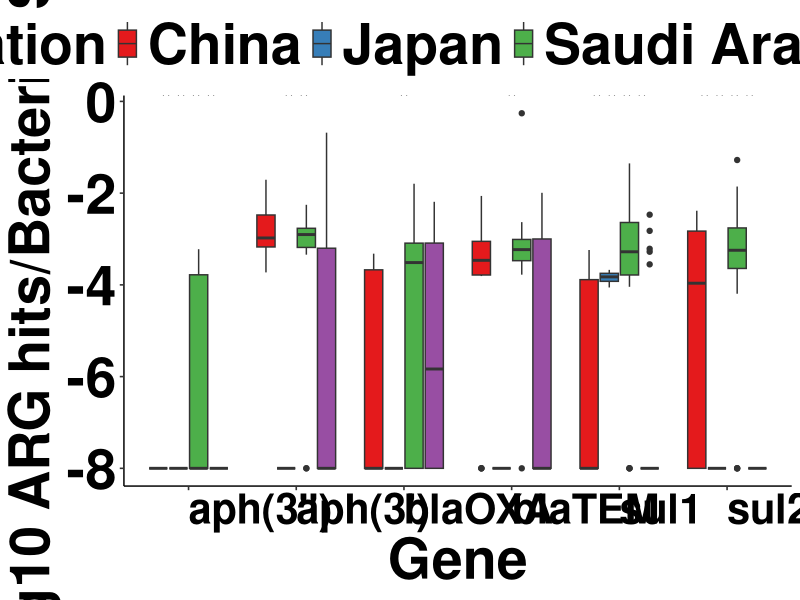
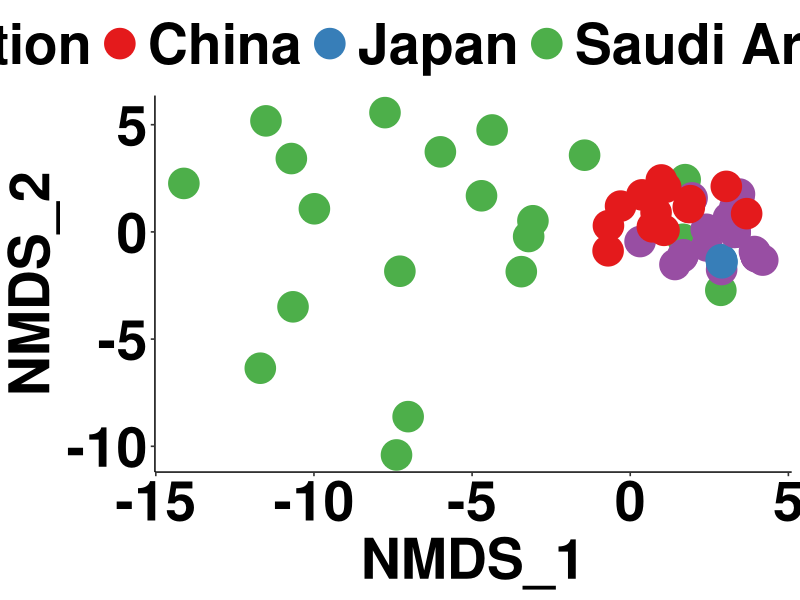

Reproduce these figures in R, in order. (Note: this script raises an error after producing the figures.)
#Load the packages
library (ggplot2)
library (ggpubr)
library (dplyr)
library (tidyr)
library(stringr)
library("vegan")
library(readr)
library(reshape2)
library(RColorBrewer)
library("tibble")
library(lmerTest)
library(lme4)

#Basic Process
ARGenes <- read.delim("ARGs_table.txt", header=TRUE) %>% 
separate (., Resistance.Type.Gene, into=c( "Resistance_Type", "Gene"), sep = ";")%>%
  select( -DSgene) %>% 
  unite (., "united",  Resistance_Type:Gene:Sample, sep = ";") %>%  
aggregate(., Abundance~united, sum) %>% 
separate (., "united", into = c ("Resistance_Type", "Gene", "Sample"), sep = ";") 
ARGTotal_counts = ARGenes%>%select( -Gene, -Resistance_Type) %>% 
 aggregate(., Abundance~Sample, sum)
colnames(ARGTotal_counts) <- c("Sample", "Total_ARGs")
#Include metadata from the different studies
metadata <- read_delim("metadata.csv", ",", escape_double = FALSE, trim_ws = TRUE)
Taxonomy =  read.delim("global.taxonomy.table.txt", header=TRUE, sep = ",")
Bacterial_Taxonomy =  filter(Taxonomy, str_detect(Taxonomy, "Bacteria"))
Bacterial_Taxonomy =Bacterial_Taxonomy %>% gather(key ="Sample", value = "Abundance", -Taxonomy)
#Bacterial Counts
Bcounts = Bacterial_Taxonomy %>% select(Sample, Abundance)  %>% 
  aggregate(., Abundance~Sample, sum)
colnames(Bcounts) <- c("Sample", "Bacterial_Counts")
Fungal_Taxonomy =  filter(Taxonomy, str_detect(Taxonomy, "Fungi")) %>% 
 gather(., key ="Sample", value = "Abundance", -Taxonomy) %>% 
separate (., "Taxonomy", into = c ("Domain", "Kingdom", "Phylum", 
                                   "Class", "Order", "Family", "Genus", "Species"), sep = ";")
Fcounts = Fungal_Taxonomy %>% select(Sample, Abundance) %>% 
 aggregate( ., Abundance~Sample, sum)
colnames(Fcounts) <- c("Sample", "Fungal_Counts")
total_counts = full_join(Fcounts, Bcounts, by="Sample")
total_table = full_join(total_counts, ARGenes, by="Sample") %>% 
 full_join(., metadata, by="Sample") %>% 
filter (., Sequencing %in% c ("Metagenome")) %>% 
 mutate(., RA = (Abundance/Bacterial_Counts)) %>% 
filter (., Abundance > 1)
total_table = unite(total_table, "united", Gene, Location, sep = ",")
total_table = total_table[unsplit(table(total_table$united), total_table$united) > 3, ]
total_table = separate(total_table, "united", into = c("Gene", "Location"), sep = ",")
NMDS_Location = select(total_table, Location, Location_Sample, Gene, RA)
NMDS_Location2 = pivot_wider(NMDS_Location, names_from = Gene, values_from = RA, values_fill = 0.00000001, values_fn = sum)
CategoricalVar. = select(NMDS_Location2, Location, Location_Sample)
gathered = gather(NMDS_Location2, -Location, -Location_Sample, key = Gene, value=RA)
#Figure 1: ARG abundance  of selected ARGs
gathered2 = filter (gathered, Gene %in% c("blaTEM", "aph(3')", "aph(3'')", "sul1", "sul2", "blaOXA"))
ARGboxplot=ggplot(data = gathered2, aes (y=log10(RA), x=Gene, fill=Location ))  + geom_boxplot() + #geom_errorbar(stat = "summary", position = "dodge", width = 1) +
  theme_pubr(legend = c("top")) + scale_fill_brewer(palette = "Set1") +
  theme( axis.text.y = element_text( size=40, face = "bold", colour="black")) +
  theme(axis.text.x = element_text(size = 30, face = "bold", colour="black", angle = 0, hjust = 0)) +
  theme(legend.text = element_text( size=40, face="bold", colour = "black")) + 
  theme( axis.title.y = element_text( size=40, face = "bold", colour="black")) + 
  theme(axis.title.x = element_text(size = 40, face = "bold", colour="black")) +
  theme(legend.title =  element_text( size=40, face="bold", colour = "black"))  + ylab(" log10 ARG hits/Bacterial SSU") + xlab("Gene") + stat_compare_means (method="kruskal", label= "p.signif", size=10)
ARGboxplot

# NMDS ARG profile, Figure 2A
NMDS_Location2 = select(NMDS_Location2, -Location, -Location_Sample)
NMDS_Location2 = log10(NMDS_Location2)
mMDS<-metaMDS(NMDS_Location2, distance="euclidean", k=2, trymax=90)
NMDS_1 <- mMDS$points[,1] 
NMDS_2 <- mMDS$points[,2]
NMDS.plot<-cbind(NMDS_Location2, NMDS_1, NMDS_2, CategoricalVar.)
p<-ggplot(NMDS.plot, aes(NMDS_1, NMDS_2, color=Location))+
  geom_point( size=10) +   theme_pubr() + theme( axis.text.x = element_text( size=40, face = "bold", colour="black"))   +
  theme( axis.text.y = element_text( size=40, face = "bold", colour="black")) + 
  theme(axis.text.x = element_text(size = 40, face = "bold", colour="black")) +
  theme(legend.text = element_text( size=40, face="bold", colour = "black")) + 
  theme(legend.title = element_text(size = 40, face="bold", colour = "black")) +
  theme(axis.title = element_text(size =40, face="bold")) + 
  theme(plot.title = element_text(size=10, face="bold", hjust = 0.5)) +
  theme(axis.title.x = element_text(size=10, face="bold")) +
  theme(axis.title.x =  element_text(size = 40, face = "bold", colour="black"))  + scale_colour_brewer (palette = "Set1")
p

#PERMANOVA tests for FIGURE 2A
dist <- vegdist(NMDS_Location2, method='euclidean')
Comparison.div<-adonis2(dist~CategoricalVar.$Location, data=NMDS_Location2, permutations = 999999, method="euclidean")
Comparison.div

gathered2 = gathered
gathered2$RA = log10(gathered2$RA)
#Mean values
mean_location = dcast(gathered2, Gene~Location, value.var = "RA", mean)
#SD values
sd_location = dcast(gathered2, Gene~Location, value.var = "RA", sd)

#Select grouping based on Bacterial Orders
Taxonomy =  read.delim("global.taxonomy.table.txt", header=TRUE, sep = ",")
Bacterial_Taxonomy =  filter(Taxonomy, str_detect(Taxonomy, "Bacteria"))
Bacterial_Taxonomy =Bacterial_Taxonomy %>% gather(key ="Sample", value = "Abundance", -Taxonomy)
#Bacterial Counts
Bacterial_Orders =   Bacterial_Taxonomy%>% separate(., Taxonomy, into=c("Kingdom", 
                                                                        "Phylum",
                                                                        "Class", 
                                                                        "Order", 
                                                                        "Family",
                                                                        "Genus", 
                                                                        "Species"), sep=";")%>% 
unite ( "Order", Kingdom:Order, sep = ";") %>%
dcast (., Order~Sample, value.var = "Abundance", sum )  %>%
 gather (., -Order, key=Sample, value=Abundance_Bacteria)

total_counts = full_join(Bacterial_Orders, Bcounts, by="Sample")
total_table = full_join(total_counts, metadata, by="Sample") %>%
 filter (., Sequencing %in% c ("Metagenome")) %>%
mutate(., RA = ((Abundance_Bacteria)/Bacterial_Counts )*100) %>%
 unite(., "united", Order, Location, sep =",") %>%
 filter (., Abundance_Bacteria > 1)
total_table = total_table[unsplit(table(total_table$united), total_table$united) > 3, ]
total_table = separate(total_table, "united", into = c("Order", "Location"), sep = ",")

#Figure 2B. NMDS with Bacterial Abundance over different countries
NMDS_Location = select(total_table, Location, Location_Sample, Order, RA)
NMDS_Location2 = pivot_wider(NMDS_Location, names_from = Order, values_from = RA, values_fill = 0, values_fn = sum)
CategoricalVar. = select(NMDS_Location2, Location, Location_Sample)
gathered = gather(NMDS_Location2, -Location, -Location_Sample, key = Order, value=RA)
NMDS_Location2 = select(NMDS_Location2, -Location, -Location_Sample)
NMDS_Location2 = log10(NMDS_Location2+10^-8)+8
NMDS_Location2 = na.omit(NMDS_Location2)
mMDS3<-metaMDS(NMDS_Location2, distance="bray", k=2, trymax=35)
NMDS_1 <- mMDS3$points[,1] 
NMDS_2 <- mMDS3$points[,2]
NMDS.plot<-cbind(NMDS_Location2, NMDS_1, NMDS_2, CategoricalVar.)
NMDS.plot$Location = factor(NMDS.plot$Location, c("China", "Japan", "Saudi Arabia", "USA", "Germany"))
p<-ggplot(NMDS.plot, aes(NMDS_1, NMDS_2, color=Location))+
  geom_point( size=10) +   theme_pubr() + theme( axis.text.x = element_text( size=40, face = "bold", colour="black"))   +
  theme( axis.text.y = element_text( size=40, face = "bold", colour="black")) + 
  theme(axis.text.x = element_text(size = 40, face = "bold", colour="black")) +
  theme(legend.text = element_text( size=40, face="bold", colour = "black")) + 
  theme(legend.title = element_text(size = 40, face="bold", colour = "black")) +
  theme(axis.title = element_text(size =40, face="bold")) + 
  theme(plot.title = element_text(size=10, face="bold", hjust = 0.5)) +
  theme(axis.title.x = element_text(size=10, face="bold")) +
  theme(axis.title.x =  element_text(size = 40, face = "bold", colour="black"))  + scale_colour_brewer (palette = "Set1")
p

dist <- vegdist(NMDS_Location2, method='bray')
#PERMANOVA Test
Comparison.div<-adonis2(dist~CategoricalVar.$Location, data=NMDS_Location2, permutations = 99999, method="bray")
Comparison.div

Bacterial_Taxonomy =  filter(Taxonomy, str_detect(Taxonomy, "Bacteria"))
Bacterial_Taxonomy =Bacterial_Taxonomy%>% gather(key ="Sample", value = "Abundance", -Taxonomy)
Bcounts = Bacterial_Taxonomy %>% select(Sample, Abundance)
Bcounts =  aggregate( data=Bcounts, Abundance~Sample, sum)
colnames(Bcounts) <- c("Sample", "Bacterial_Counts")

# Mantel and Procrustes Tests/Figure 2C
ARGenes <- read.delim("ARGs_table.txt", header=TRUE)
ARGenes =   ARGenes%>% separate (Resistance.Type.Gene, into=c( "Resistance_Type", "Gene"), sep = ";")
ARGenes = ARGenes%>%select( -DSgene)
ARGenes =   ARGenes%>% unite ( "united",  Resistance_Type:Gene:Sample, sep = ";") 
ARGenes =  aggregate( data=ARGenes, Abundance~united, sum)
ARGenes =   ARGenes%>% separate ( "united", into = c ("Resistance_Type", "Gene", "Sample"), sep = ";") 
ARGTotal_counts = ARGenes%>%select( -Gene, -Resistance_Type)
ARGTotal_counts =  aggregate( data=ARGTotal_counts, Abundance~Sample, sum)
colnames(ARGTotal_counts) <- c("Sample", "Total_ARGs")
metadata <- read_delim("metadata.csv", ",", escape_double = FALSE, trim_ws = TRUE)
Taxonomy =  read.delim("global.taxonomy.table.txt", header=TRUE, sep = ",")
Bacterial_Taxonomy =  filter(Taxonomy, str_detect(Taxonomy, "Bacteria"))
Bacterial_Taxonomy =Bacterial_Taxonomy %>% gather(key ="Sample", value = "Abundance", -Taxonomy)
Bcounts = Bacterial_Taxonomy %>% select(Sample, Abundance)
Bcounts =  aggregate( data=Bcounts, Abundance~Sample, sum)
colnames(Bcounts) <- c("Sample", "Bacterial_Counts")
Fungal_Taxonomy =  filter(Taxonomy, str_detect(Taxonomy, "Fungi"))
Fungal_Taxonomy =Fungal_Taxonomy%>% gather(key ="Sample", value = "Abundance", -Taxonomy)
Fungal_Taxonomy =   Fungal_Taxonomy%>% separate ( "Taxonomy", into = c ("Domain", "Kingdom", "Phylum", "Class", "Order", "Family", "Genus", "Species"), sep = ";") 
Fcounts = Fungal_Taxonomy %>% select(Sample, Abundance)
Fcounts =  aggregate( data=Fcounts, Abundance~Sample, sum)
metadata <- read_delim("metadata.csv", ",", escape_double = FALSE, trim_ws = TRUE)
colnames(Fcounts) <- c("Sample", "Fungal_Counts")
total_counts = full_join(Fcounts, Bcounts, by="Sample")
total_table = full_join(total_counts, ARGenes, by="Sample")
total_table = full_join(total_table, metadata, by="Sample")
total_table = filter (total_table, Sequencing %in% c ("Metagenome"))
total_table = na.omit(total_table)
total_table = mutate(total_table, RA = (Abundance/Bacterial_Counts))
total_table = filter (total_table, Abundance > 1)
total_table = unite(total_table, "united", Gene, Location, sep = ",")
total_table = total_table[unsplit(table(total_table$united), total_table$united) > 3, ]
total_table = separate(total_table, "united", into = c("Gene", "Location"), sep = ",")

NMDS_Location = select(total_table, Location, Location_Sample, Gene, Sample, RA)
NMDS_Location2 = pivot_wider(NMDS_Location, names_from = Gene, values_from = RA, values_fill = 0.00000001, values_fn = sum)
CategoricalVar. = select(NMDS_Location2, Location, Location_Sample )
gathered = gather(NMDS_Location2, -Location, -Location_Sample, key = Gene, value=RA)
NMDS_Location2ARG = select(NMDS_Location2, -Location, -Location_Sample)
#NMDS_Location2ARG = log10(NMDS_Location2)

Bacterial_Taxonomy =  filter(Taxonomy, str_detect(Taxonomy, "Bacteria"))
Bacterial_Taxonomy =Bacterial_Taxonomy%>% gather(key ="Sample", value = "Abundance", -Taxonomy)
Bacterial_Taxonomy =   Bacterial_Taxonomy%>% separate ( "Taxonomy", into = c ("Kingdom", "Phylum", "Class", "Order", "Family", "Genus", "Species" ), sep = ";") 
Bcounts = Bacterial_Taxonomy %>% select(Sample, Abundance)
Bcounts =  aggregate( data=Bcounts, Abundance~Sample, sum)
colnames(Bcounts) <- c("Sample", "Bacterial_Counts")
Bacterial_Orders =   Bacterial_Taxonomy%>% unite ( "Order", Kingdom:Order, sep = ";") 

Bacterial_Orders =    dcast (Bacterial_Orders, Order~Sample, value.var = "Abundance", sum ) 
Bacterial_Orders = gather (Bacterial_Orders, -Order, key=Sample, value=Abundance_Bacteria)

metadata <- read_delim("metadata.csv", ",", escape_double = FALSE, trim_ws = TRUE)
total_counts = full_join(Bacterial_Orders, Bcounts, by="Sample")
total_table = full_join(total_counts, metadata, by="Sample")
total_table = filter (total_table, Sequencing %in% c ("Metagenome"))
total_table = mutate(total_table, RA = ((Abundance_Bacteria)/Bacterial_Counts )*100)
total_table = unite(total_table, "united", Order, Location, sep =",")
total_table = filter (total_table, Abundance_Bacteria > 1)
total_table = total_table[unsplit(table(total_table$united), total_table$united) > 3, ]
total_table = separate(total_table, "united", into = c("Order", "Location"), sep = ",")
NMDS_Location = select(total_table, Location, Sample, Location_Sample, Order, RA)
NMDS_Location2 = pivot_wider(NMDS_Location, names_from = Order, values_from = RA, values_fill = 0, values_fn = sum)
CategoricalVar. = select(NMDS_Location2, Location, Location_Sample)
gathered = gather(NMDS_Location2, -Location, -Location_Sample, key = Order, value=RA)
NMDS_Location2 = select(NMDS_Location2, -Location, -Location_Sample)
#NMDS_Location2 = log10(NMDS_Location2) + 8
NMDS_Location2Bact = na.omit(NMDS_Location2)
joined = full_join(NMDS_Location2ARG, NMDS_Location2Bact,  by="Sample")
joined = na.omit(joined
)
bact_abund = joined[, 26:ncol(joined)]
arg_abund =   joined[, 2:25]
arg_abund = log10(arg_abund + 8)
dist.abund = vegdist(bact_abund, method = "bray")
dist.abund2 = vegdist(arg_abund, method = "euclidean")
abund_geo  = mantel(dist.abund, dist.abund2, method = "spearman", permutations = 999, na.rm = TRUE)
abund_geo
abund_geo2  = protest(dist.abund, dist.abund2, method = "spearman", permutations = 999, na.rm = TRUE)
abund_geo2  
pro.test <- procrustes(dist.abund,dist.abund2)

#PROCRUSTES plot 
ctest <- data.frame(rda1=pro.test$Yrot[,1],
                    rda2=pro.test$Yrot[,2],xrda1=pro.test$X[,1],
                    xrda2=pro.test$X[,2])

ggplot(ctest) +
  geom_point(aes(x=xrda1, y=xrda2), size=8, colour="skyblue") +
  geom_point(aes(x=rda1, y=rda2), size=8, colour="darkred") +
  geom_segment(aes(x=xrda1,y=xrda2,xend=rda1,yend=rda2),arrow=arrow(length=unit(0.2,"cm")))


#ARG correlations with Fungal/Bacterial ratio; Fig. 1 
ARGenes <- read.delim("ARGs_table.txt", header=TRUE)
ARGenes =   ARGenes%>% separate (Resistance.Type.Gene, into=c( "Resistance_Type", "Gene"), sep = ";")
ARGenes = ARGenes%>%select( -DSgene)
ARGenes =   ARGenes%>% unite ( "united",  Resistance_Type:Gene:Sample, sep = ";") 
ARGenes =  aggregate( data=ARGenes, Abundance~united, sum)
ARGenes =   ARGenes%>% separate ( "united", into = c ("Resistance_Type", "Gene", "Sample"), sep = ";") 
Taxonomy =  read.delim("global.taxonomy.table.txt", header=TRUE, sep = ",")
Bacterial_Taxonomy =  filter(Taxonomy, str_detect(Taxonomy, "Bacteria"))
Bacterial_Taxonomy =Bacterial_Taxonomy%>% gather(key ="Sample", value = "Abundance", -Taxonomy)
Bacterial_Taxonomy =   Bacterial_Taxonomy%>% separate ( "Taxonomy", into = c ("Kingdom", "Phylum", "Class", "Order", "Family", "Genus", "Species"), sep = ";") 
Bcounts = Bacterial_Taxonomy %>% select(Sample, Abundance)
Bcounts =  aggregate( data=Bcounts, Abundance~Sample, sum)
colnames(Bcounts) <- c("Sample", "Bacterial_Counts")
Fungal_Taxonomy =  filter(Taxonomy, str_detect(Taxonomy, c("Fungi")))
Fungal_Taxonomy =Fungal_Taxonomy%>% gather(key ="Sample", value = "Abundance", -Taxonomy)
Fungal_Taxonomy =   Fungal_Taxonomy%>% separate ( "Taxonomy", into = c ("Domain", "Kingdom", "Phylum", "Class", "Order", "Family", "Genus", "Species"), sep = ";") 
Fcounts = Fungal_Taxonomy %>% select(Sample, Abundance)
Fcounts =  aggregate( data=Fcounts, Abundance~Sample, sum)
metadata <- read_delim("metadata.csv", ",", escape_double = FALSE, trim_ws = TRUE)
colnames(Fcounts) <- c("Sample", "Fungal_Counts")
total_counts = full_join(Fcounts, Bcounts, by="Sample")
total_table = full_join(total_counts, ARGenes, by="Sample")
total_table = full_join(total_table, metadata, by="Sample")
total_table = filter (total_table, Sequencing %in% c ("Metagenome"))
total_table = filter (total_table, Gene %in% c ("blaTEM", "aph(3')", "aph(3'')", "sul1", "sul2", "blaOXA"))
total_table = mutate(total_table, RA = ((Abundance)/Bacterial_Counts ))
total_table = mutate(total_table, RAFungi = ((Fungal_Counts)/Bacterial_Counts ))
total_table = filter (total_table, Fungal_Counts > 1)
total_table = filter (total_table, Abundance > 1)

total_table$RAFungi = log10(total_table$RAFungi )
total_table$RA = log10(total_table$RA )

#Figure 3 Fungal/bacterial SSUs against ARGs
plot_fu = ggscatter( data = total_table, y="RA", x="RAFungi", add = "reg.line", conf.int = FALSE, size = 4, color = "royalblue4", add.params = list (color = "royalblue4", fill = "#c8d4e3" ))  + 
  stat_cor(method = "spearman", size=10)  + 
  xlab("log10 Fungal SSU hits/Total Bacterial SSU hits") + ylab("log10 ARG hits/Total Bacterial SSU hits")  + theme( axis.text.y = element_text( size=25, face = "bold", colour="black")) + theme(axis.text.x = element_text(size = 25, face = "bold", colour="black")) +
  theme(legend.text = element_text( size=25, face="bold", colour = "black")) + theme( axis.title.y = element_text( size=25, face = "bold", colour="black")) + theme(axis.title.x = element_text(size = 25, face = "bold", colour="black")) +
  theme(legend.title =  element_text( size=25, face="bold", colour = "black")) +
  facet_wrap(~Gene, ncol = 3) + theme(strip.text = element_text(size=15,  face="bold", colour = "white")) + theme( strip.background = element_rect( fill="skyblue4"))
plot_fu
#Select original_study for performing a mixed effect model: (ARG_Relative_Abundance~Fungal/Bacterial_SSU + (1|Original_Study))

library(stringr)
library(lme4)
library(lmerTest)
library(lmtest)

total_table$Original_Study= str_sub(total_table$Sample, end=-3)

mixed_effect_blatem = lmer(data=total_table%>%filter(., Gene=="blaTEM"), RA~RAFungi+(1|Original_Study))
anova(mixed_effect_blatem)
qqnorm(resid(mixed_effect_blatem))
qqline(resid(mixed_effect_blatem))
shapiro.test(resid(mixed_effect_blatem))

mixed_effect_blaOXA = lmer(data=total_table%>%filter(., Gene=="blaOXA"), RA~RAFungi+(1|Original_Study))
anova(mixed_effect_blaOXA)
qqnorm(resid(mixed_effect_blaOXA))
qqline(resid(mixed_effect_blaOXA))
shapiro.test(resid(mixed_effect_blaOXA))


#Figure S3 Actinobacteria to Fungal/Bacterial SSU 
ARGenes <- read.delim("ARGs_table.txt", header=TRUE)
ARGenes =   ARGenes%>% separate (Resistance.Type.Gene, into=c( "Resistance_Type", "Gene"), sep = ";")
ARGenes = ARGenes%>%select( -DSgene)
ARGenes =   ARGenes%>% unite ( "united",  Resistance_Type:Gene:Sample, sep = ";") 
ARGenes =  aggregate( data=ARGenes, Abundance~united, sum)
ARGenes =   ARGenes%>% separate ( "united", into = c ("Resistance_Type", "Gene", "Sample"), sep = ";") 
Taxonomy =  read.delim("global.taxonomy.table.txt", header=TRUE, sep = ",")
Bacterial_Taxonomy =  filter(Taxonomy, str_detect(Taxonomy, "Bacteria"))
Bacterial_Taxonomy =Bacterial_Taxonomy%>% gather(key ="Sample", value = "Abundance", -Taxonomy)
Bacterial_Taxonomy =   Bacterial_Taxonomy%>% separate ( "Taxonomy", into = c ("Kingdom", "Phylum", "Class", "Order", "Family", "Genus", "Species"), sep = ";") 
Bcounts = Bacterial_Taxonomy %>% select(Sample, Abundance)
Bcounts =  aggregate( data=Bcounts, Abundance~Sample, sum)
colnames(Bcounts) <- c("Sample", "Bacterial_Counts")
Act_Taxonomy =  filter(Taxonomy, str_detect(Taxonomy, c("Actinobacteria")))
Act_Taxonomy =Act_Taxonomy%>% gather(key ="Sample", value = "Abundance", -Taxonomy)
Act_Taxonomy =   Act_Taxonomy%>% separate ( "Taxonomy", into = c ("Domain", "Kingdom", "Phylum", "Class", "Order", "Family", "Genus", "Species"), sep = ";") 
ActCounts = Act_Taxonomy %>% select(Sample, Abundance)
ActCounts =  aggregate( data=ActCounts, Abundance~Sample, sum)
metadata <- read_delim("metadata.csv", ",", escape_double = FALSE, trim_ws = TRUE)
colnames(ActCounts) <- c("Sample", "Act_Counts")
total_counts = full_join(ActCounts, Bcounts, by="Sample")
total_table = full_join(total_counts, ARGenes, by="Sample")
total_table = full_join(total_table, metadata, by="Sample")
total_table = filter (total_table, Sequencing %in% c ("Metagenome"))
total_table = filter (total_table, Gene %in% c ("blaTEM", "aph(3')", "aph(3'')", "sul1", "sul2", "blaOXA"))
total_table = mutate(total_table, RA = ((Abundance)/Bacterial_Counts ))
total_table = mutate(total_table, RAFungi = ((Act_Counts)/Bacterial_Counts ))
total_table = filter (total_table, Act_Counts > 1)
total_table = filter (total_table, Abundance > 1)
total_table$RAFungi = log10(total_table$RAFungi )
total_table$RA = log10(total_table$RA )

#Correlations of Actinobacteria with ARGs
plot_act = ggscatter( data = total_table, y="RA", x="RAFungi", add = "reg.line", conf.int = FALSE, size = 4, color = "royalblue4", add.params = list (color = "royalblue4", fill = "#c8d4e3" ))  + 
  stat_cor(method = "spearman", size=10)  + 
  xlab("log10 Actinobacteria SSU hits/Total Bacterial SSU rRNA hits") + ylab("log10 ARG hits/Total Bacterial SSU hits")  + theme( axis.text.y = element_text( size=25, face = "bold", colour="black")) + theme(axis.text.x = element_text(size = 25, face = "bold", colour="black")) +
  theme(legend.text = element_text( size=25, face="bold", colour = "black")) + theme( axis.title.y = element_text( size=25, face = "bold", colour="black")) + theme(axis.title.x = element_text(size = 25, face = "bold", colour="black")) +
  theme(legend.title =  element_text( size=25, face="bold", colour = "black")) +
  facet_wrap(~Gene, ncol = 3) + theme(strip.text = element_text(size=15,  face="bold", colour = "white")) + theme( strip.background = element_rect( fill="skyblue4"))
plot_act


#Co-occurence network Figure S4
ARGenes <- read.delim("ARGs_table.txt", header=TRUE)
ARGenes =   ARGenes%>% separate (Resistance.Type.Gene, into=c( "Resistance_Type", "Gene"), sep = ";")
ARGenes = ARGenes%>%select( -DSgene)
ARGenes =   ARGenes%>% unite ( "united",  Resistance_Type:Gene:Sample, sep = ";") 
ARGenes =  aggregate( data=ARGenes, Abundance~united, sum)
ARGenes =   ARGenes%>% separate ( "united", into = c ("Resistance_Type", "Gene", "Sample"), sep = ";") 
ARGTotal_counts = ARGenes%>%select( -Gene, -Resistance_Type)
ARGTotal_counts =  aggregate( data=ARGTotal_counts, Abundance~Sample, sum)
colnames(ARGTotal_counts) <- c("Sample", "Total_ARGs")
metadata <- read_delim("metadata.csv", ",", escape_double = FALSE, trim_ws = TRUE)

Taxonomy =  read.delim("global.taxonomy.table.txt", header=TRUE, sep = ",")
Bacterial_Taxonomy =  filter(Taxonomy, str_detect(Taxonomy, "Bacteria"))
Bacterial_Taxonomy =Bacterial_Taxonomy %>% gather(key ="Sample", value = "Abundance", -Taxonomy)
Bcounts = Bacterial_Taxonomy %>% select(Sample, Abundance)
Bcounts =  aggregate( data=Bcounts, Abundance~Sample, sum)
colnames(Bcounts) <- c("Sample", "Bacterial_Counts")
metadata <- read_delim("metadata.csv", ",", escape_double = FALSE, trim_ws = TRUE)
colnames(Fcounts) <- c("Sample", "Fungal_Counts")
total_table = full_join(Bcounts, ARGenes, by="Sample")
total_table = full_join(total_table, metadata, by="Sample")
total_table = filter (total_table, Sequencing %in% c ("Metagenome"))
total_table = mutate(total_table, RA = (Abundance/Bacterial_Counts))
total_table = filter (total_table, Abundance > 1)
total_table = unite(total_table, "united", Gene, Location, sep = ",")
total_table = separate(total_table, "united", into = c("Gene", "Location"), sep = ",")
NMDS_Location = select(total_table, Location, Location_Sample, Gene, Sample, RA)
NMDS_Location2 = pivot_wider(NMDS_Location, names_from = Gene, values_from = RA, values_fill = 0, values_fn = sum)
CategoricalVar. = select(NMDS_Location2, Location, Location_Sample )
gathered = gather(NMDS_Location2, -Location, -Location_Sample, key = Gene, value=RA)
NMDS_Location2ARG = select(NMDS_Location2, -Location, -Location_Sample)
Taxonomy =  read.delim("global.taxonomy.table.txt", header=TRUE, sep = ",")
Bacterial_Taxonomy =  filter(Taxonomy, str_detect(Taxonomy, "Bacteria"))
Bacterial_Taxonomy =Bacterial_Taxonomy%>% gather(key ="Sample", value = "Abundance", -Taxonomy)
Bacterial_Taxonomy =   Bacterial_Taxonomy%>% separate ( "Taxonomy", into = c ("Kingdom", "Phylum", "Class", "Order", "Family", "Genus", "Species" ), sep = ";") 
Bcounts = Bacterial_Taxonomy %>% select(Sample, Abundance)
Bcounts =  aggregate( data=Bcounts, Abundance~Sample, sum)
colnames(Bcounts) <- c("Sample", "Bacterial_Counts")
Bacterial_Orders =    dcast (Bacterial_Taxonomy, Phylum+Class+Order~Sample, value.var = "Abundance", sum ) 
Bacterial_Orders = gather (Bacterial_Orders, -Phylum,-Class,-Order, key=Sample, value=Abundance_Bacteria)
metadata <- read_delim("metadata.csv", ",", escape_double = FALSE, trim_ws = TRUE)
total_counts = full_join(Bacterial_Orders, Bcounts, by="Sample")
total_table = full_join(total_counts, metadata, by="Sample")
total_table = filter (total_table, Sequencing %in% c ("Metagenome"))
total_table = mutate(total_table, RA = ((Abundance_Bacteria)/Bacterial_Counts )*100)
total_table = filter (total_table, Abundance_Bacteria > 1)
total_table = total_table[unsplit(table(total_table$Order), total_table$Order) > 10, ]
NMDS_Location = select(total_table, Location, Sample, Location_Sample, Order, RA)
NMDS_Location$Order[NMDS_Location$Order==""] <- "Unclassified Bacteria"
NMDS_Location2 = pivot_wider(NMDS_Location, names_from = Order, values_from = RA, values_fill = 0, values_fn = sum)

NMDS_Location2 = select(NMDS_Location2, -Location, -Location_Sample)
NMDS_Location2Bact = na.omit(NMDS_Location2)

Taxonomy =  read.delim("global.taxonomy.table.txt", header=TRUE, sep = ",")
Bacterial_Taxonomy =  filter(Taxonomy, str_detect(Taxonomy, "Bacteria"))
Bacterial_Taxonomy =Bacterial_Taxonomy%>% gather(key ="Sample", value = "Abundance", -Taxonomy)
Bacterial_Taxonomy =   Bacterial_Taxonomy%>% separate ( "Taxonomy", into = c ("Kingdom", "Phylum", "Class", "Order", "Family", "Genus", "Species"), sep = ";") 
Bcounts = Bacterial_Taxonomy %>% select(Sample, Abundance)
Bcounts =  aggregate( data=Bcounts, Abundance~Sample, sum)
colnames(Bcounts) <- c("Sample", "Bacterial_Counts")
Fungal_Taxonomy =  filter(Taxonomy, str_detect(Taxonomy, c("Fungi")))
Fungal_Taxonomy =Fungal_Taxonomy%>% gather(key ="Sample", value = "Abundance", -Taxonomy)
Fungal_Taxonomy =   Fungal_Taxonomy%>% separate ( "Taxonomy", into = c ("Domain", "Kingdom", "Phylum", "Class", "Order", "Family", "Genus", "Species"), sep = ";") 
Fcounts = Fungal_Taxonomy %>% select(Sample, Abundance)
Fcounts =  aggregate( data=Fcounts, Abundance~Sample, sum)
metadata <- read_delim("metadata.csv", ",", escape_double = FALSE, trim_ws = TRUE)
colnames(Fcounts) <- c("Sample", "Fungal_Counts")
total_counts = full_join(Fcounts, Bcounts, by="Sample")
total_table = full_join(total_counts, metadata, by="Sample")
total_table = filter (total_table, Sequencing %in% c ("Metagenome")) %>% mutate(., `RFBR`=Fungal_Counts/Bacterial_Counts) %>% filter(., Fungal_Counts>1)
fungal_SSU=select(total_table, Sample, `RFBR`)

joined = full_join(NMDS_Location2ARG, NMDS_Location2Bact,  by="Sample")%>%
full_join(., fungal_SSU, by="Sample")
joined = na.omit(joined)
joined = column_to_rownames(joined, var="Sample")
joined = select(joined, -`Unclassified Bacteria`)

joined[joined==0] <-NA
list_cor = list()
list_p  = list()
log_ratio <- function(data)
{
  # Compute the logarithmus
  log_data <- log(data)
  # Calculate exponential function of column-wise mean values for finite log transformed data
  gm <- exp(mean(log_data[is.finite(log_data)]))
  # Compute the logarithmus
  log_gm <- log(gm)
  # Take the difference of both log-transformed datasets
  data <- log_data - log_gm
  # Return the new OTU table
  return(data)
}

library(igraph)
for (i in unique(1:185)){
  j=i+1
  for (g in unique(j:186)){
    print(paste(i,g))
    file1=joined[c(i,g)]
    file2=na.omit(file1)
    file2[[1]]=log_ratio(file2[[1]])
    file2[[2]]=log_ratio(file2[[2]])
    
    if (length(row.names(file2))>25){
      print(colnames(file1))
      correl= cor.test(file2[[1]],file2[[2]],  method = "spearman")
      list_cor[paste0(colnames(file1[1]),"_", colnames(file1[2]))]=correl$estimate
      list_p[paste0(colnames(file1[1]),"_", colnames(file1[2]))]=correl$p.value
      
    }}}


lista_cor=as.data.frame(unlist(list_cor))
lista_p=as.data.frame(unlist(list_p))
common_paramterers=cbind(lista_cor, lista_p)     
common_paramterers$p=p.adjust(common_paramterers$`unlist(list_p)`, method = "BH")
common_paramterers$col=rownames(common_paramterers)
common_paramterers = filter(common_paramterers, p<0.05)
common_paramterers$corr=common_paramterers$`unlist(list_cor)`

df = select(common_paramterers, col, corr)
df = separate(df, col = "col", into = c("row", "col"), sep="_")
dflist= unique(df$row, df$col)
name <- unique(dflist)
bb=as.data.frame(name)
code = dcast(Bacterial_Taxonomy, Phylum+Order~., value.var = "Abundance", sum)%>%
select(., Phylum, Order) %>% mutate(name=Order)%>%
  filter(., Order%in%(unique(bb$name)))
length(unique(code$Order))

tbl_nodes <- data.frame(name) %>%
  full_join(., code, by="name")%>%filter(., name!="NA"&name!="")
tbl_nodes$Group = tbl_nodes$Phylum
for (i in 1:20){
  if(paste(tbl_nodes[i,4])=="NA"){
    print("ok")
    tbl_nodes[i,4]= tbl_nodes[i,1]  }
}
  
tbl_nodes=select(tbl_nodes,name, Group)%>% filter(., name%in%unique(name))
length(unique(na$name))

df$Correlation=df$corr
df$Correlation[df$Correlation>0]<-"Positive"
df$Correlation[df$Correlation<0]<-"Negative"

g <- graph_from_data_frame(df, directed = FALSE)
weight.scale <- c(1, g$corr)^3
coords <- layout_nicely(g)
a = plot.igraph(g, edge.color=ifelse(df$corr > 0, "#227a37","#e31a1c"),    vertex.label.font=2,  
            vertex.label.cex=0.65,   vertex.label.color = "darkblue", 
            vertex.color="#dfe1f5", vertex.size=0.8, edge.width=E(g)$weight, layout = coords)

library(ggraph)
#Figure S4, Full Network
ggraph(g, layout = 'auto') + 
  geom_edge_link(aes(colour =Correlation)) + 
  geom_node_point(size=4) + theme_pubr() + geom_node_label(aes(label = name)) + coord_flip() +
  xlab("") + ylab("")  + theme( axis.text.y = element_text( size=25, face = "bold", colour="white")) + 
  theme(axis.text.x = element_text(size = 25, face = "bold", colour="white")) +
  theme(legend.text = element_text( size=25, face="bold", colour = "black")) + 
  theme( axis.title.y = element_text( size=25, face = "bold", colour="black")) + theme(axis.title.x = element_text(size = 25, face = "bold", colour="black")) +
  theme(legend.title =  element_text( size=25, face="bold", colour = "black")) + scale_colour_discrete(palette = "Set1", name="Correlation")
  


ddlist= filter(df, row%in%c("RFBR", "aph(3')", "blaTEM", "sul1", "blaOXA")|col%in%c("RFBR", "aph(3')", "blaTEM", "sul1", "blaOXA"))
labels=unique(ddlist$row, ddlist$col)
g <- graph_from_data_frame(ddlist, directed = F)
weight.scale <- c(1, g$corr)
coords <- layout.auto(g)
#Figure 4, Isolated Network
plotl = plot.igraph(g, edge.color= "skyblue",    vertex.label.font=3,  
                vertex.label.cex=1,   vertex.label.color = "black", 
                vertex.color="#dfe1f5", vertex.size=1, edge.width=E(g)$weight, layout = coords)




# Relative Abunance Figure S1
b=ggplot(data = gathered, aes (x=Gene, y=log10(RA)))  +  geom_jitter(color="royalblue4")   + theme_pubr(legend = c("right")) + 
  theme( axis.text.y = element_text( size=25, face = "bold", colour="black")) +
  theme(axis.text.x = element_text(size = 19, face = "bold", colour="black", angle = 90)) +
  theme(legend.text = element_text( size=25, face="bold", colour = "black")) + 
  theme( axis.title.y = element_text( size=25, face = "bold", colour="black")) + 
  theme(axis.title.x = element_text(size = 25, face = "bold", colour="black")) +
  theme(legend.title =  element_text( size=25, face="bold", colour = "black"))  + ylab(" log10 ARG hits/Bacterial SSU") + xlab("Gene") #+ stat_summary(fun = median, fun.min= median, fun.max = median, geom = "crossbar", width=0.3, color="darkred")  

b 






# Figure S3 Phyla & Fungal/Bactaerial SSU ratio
Taxonomy =  read.delim("global.taxonomy.table.txt", header=TRUE, sep = ",")
Bacterial_Taxonomy =  filter(Taxonomy, str_detect(Taxonomy, "Bacteria"))
Bacterial_Taxonomy =Bacterial_Taxonomy%>% gather(key ="Sample", value = "Abundance", -Taxonomy)
Bacterial_Taxonomy =   Bacterial_Taxonomy%>% separate ( "Taxonomy", into = c ("Kingdom", "Phylum", "Class", "Order", "Family", "Genus", "Species"), sep = ";") 
Bcounts = Bacterial_Taxonomy %>% select(Sample, Abundance)
Bcounts =  aggregate( data=Bcounts, Abundance~Sample, sum)
colnames(Bcounts) <- c("Sample", "Bacterial_Counts")
Fungi_Taxonomy =  filter(Taxonomy, str_detect(Taxonomy, c("Fungi")))
Fungi_Taxonomy =Fungi_Taxonomy%>% gather(key ="Sample", value = "Abundance", -Taxonomy)
Fungi_Taxonomy =   Fungi_Taxonomy%>% separate ( "Taxonomy", into = c ("Domain", "Kingdom", "Phylum", "Class", "Order", "Family", "Genus", "Species"), sep = ";") 
FungiCounts = Fungi_Taxonomy %>% select(Sample, Abundance)
FungiCounts =  aggregate( data=FungiCounts, Abundance~Sample, sum)
Bacteria_Taxonomy =  filter(Taxonomy, str_detect(Taxonomy, c("Bacteria")))
Bacteria_Taxonomy =Bacteria_Taxonomy%>% gather(key ="Sample", value = "Abundance", -Taxonomy)
Bacteria_Taxonomy =   Bacteria_Taxonomy%>% separate ( "Taxonomy", into = c ( "Kingdom", "Phylum", "Class", "Order", "Family", "Genus", "Species"), sep = ";") 
BacteriaCounts = Bacteria_Taxonomy %>% select(Sample, Abundance, Phylum)
BacteriaCounts =  aggregate( data=BacteriaCounts, Abundance~Phylum+Sample, sum)
metadata <- read_delim("metadata.csv", ",", escape_double = FALSE, trim_ws = TRUE)
colnames(FungiCounts) <- c("Sample", "FCounts")
total_counts = full_join(FungiCounts, Bcounts, by="Sample")
total_table = full_join(total_counts, BacteriaCounts, by="Sample")
total_table = full_join(total_table, metadata, by="Sample")
total_table = filter (total_table, Sequencing %in% c ("Metagenome"))
total_table = mutate(total_table, RA = ((Abundance)/Bacterial_Counts ))
total_table = mutate(total_table, RAFungi = ((FCounts)/Bacterial_Counts ))
total_table = filter (total_table, FCounts > 1)
total_table = filter (total_table, Abundance > 1)
total_table$RAFungi = log10(total_table$RAFungi )
total_table$RA = log10(total_table$RA )

#Correlations of Bacterial Phyla with Fungal/Bacterial SSS Ratio Figure S2
plot_fp = ggscatter( data = filter(total_table, Phylum!=""), y="RA", x="RAFungi", add = "reg.line",
                     conf.int = FALSE, size = 0.5, color = "royalblue4", add.params = list (color = "royalblue4", fill = "#c8d4e3" ))  + 
  stat_cor(method = "spearman", size=4, colour="black")  + 
  xlab("log10 Fungal SSU hits/Total Bacterial SSU rRNA hits") + 
  ylab("log10 Relative Abundance (SSU%) ")  + theme( axis.text.y = element_text( size=25, face = "bold", colour="black")) + theme(axis.text.x = element_text(size = 25, face = "bold", colour="black")) +
  theme(legend.text = element_text( size=25, face="bold", colour = "black")) + theme( axis.title.y = element_text( size=25, face = "bold", colour="black")) + theme(axis.title.x = element_text(size = 25, face = "bold", colour="black")) +
  theme(legend.title =  element_text( size=25, face="bold", colour = "black")) +
  facet_wrap(~Phylum, ncol = 5) + theme(strip.text = element_text(size=15,  face="bold", colour = "white")) + theme( strip.background = element_rect( fill="skyblue4"))
plot_fp
